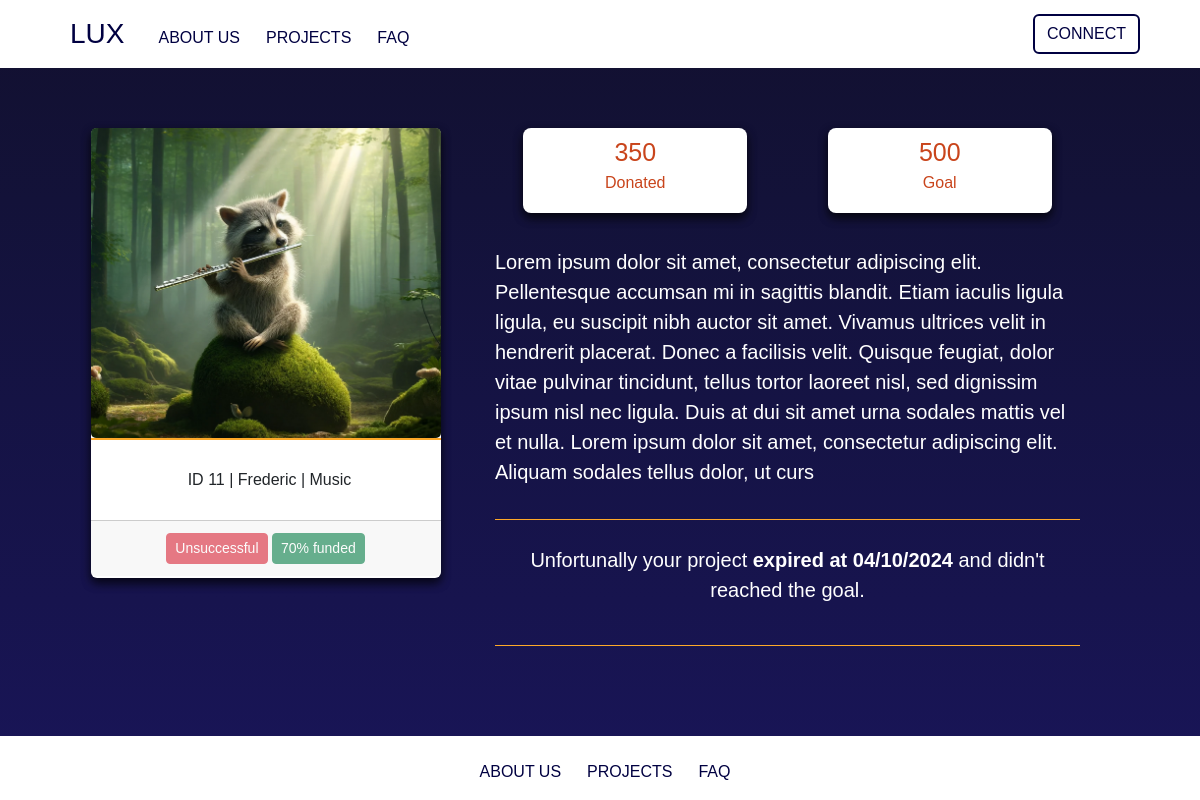
The page /project/11 on the database its author committed.
### tables this page shows
CREATE TABLE projects (
    id INTEGER PRIMARY KEY AUTOINCREMENT,
    public_key TEXT NOT NULL,
    name TEXT NOT NULL,
    category TEXT NOT NULL,
    created_at DATETIME NOT NULL,
    status TEXT NOT NULL,
    goal INTEGER NOT NULL,
    expire_date DATETIME NOT NULL,
    image_path TEXT NOT NULL,
    description TEXT NOT NULL
);

### app.py (the view, shortened to what this page needs)
@app.route("/project/<int:project_id>", methods=["GET", "POST"])
def project_page(project_id):
    try:
        project = search_project_by_id(project_id)
    except Exception as e:
        print(str(e))
        return handle_response(str(e))
    return render_template('project.html', project=project)

### app.py (called while the page is built)
@app.context_processor
def global_variables():
    return dict(
        categories_list=categories_list,
        status_list=status_list,
        admin_account=admin_account
    )

@app.after_request
def after_request(response):
    response.headers["Cache-Control"] = "no-cache, no-store, must-revalidate"
    response.headers["Expires"] = 0
    response.headers["Pragma"] = "no-cache"
    return response

### config.py (called while the page is built)
def get_db_connection():
    conn = sqlite3.connect(database_path)
    conn.row_factory = sqlite3.Row
    return conn

### helpers.py (called while the page is built)
def fetch_query(query, params=()):
    try:
        conn = get_db_connection()
        cursor = conn.cursor()
        if not isinstance(params, tuple):
            params = (params,)
        cursor.execute(query, params)
        return [dict(row) for row in cursor.fetchall()]
    except Exception as e:
        print(f"Error in fetch query execution: {e}")
        return []
    finally:
        if cursor:
            cursor.close()
        if conn:
            conn.close()

def format_date(date_str, to_type):
    if to_type == "long_string":
        return f"{date_str} 23:59:59"
    if to_type == "medium_string":
        try:
            date = datetime.strptime(date_str.split(" ")[0], "%Y-%m-%d")
            return date.strftime("%m/%d/%Y")
        except ValueError as e:
            raise ValueError(f"Error formatting date: {str(e)}")
        except Exception as e:
            raise Exception(f"Unexpected error in formatting date: {str(e)}")

def calculate_total_donations(projects_list):
    try:
        query = "SELECT project_id, SUM(amount) as donations FROM transactions WHERE type = ? GROUP BY project_id"
        params = ("donation",)
        total_donations = fetch_query(query, params)
        donations_dict = {row['project_id']: row['donations'] for row in total_donations}
        for project in projects_list:
            project["total_donations"] = donations_dict.get(project["project_id"], 0)
        return projects_list
    except Exception as e:
        print("Error getting donations: ", str(e))

def calculate_project_progress(projects_list):
    try:
        projects_list = calculate_total_donations(projects_list)
        for project in projects_list:
            project["funding_progress"] = f'{math.floor(project["total_donations"] / project["goal"] * 100)}%'
        return projects_list
    except Exception as e:
        print("Error calculating project progress: ", str(e))
        return None

### templates/project.html (shortened to what this page needs)
{% extends "includes/layout.html" %}
{% block main %}
  <div class="container" id="projectPageContainer">
    <div class="row">
      <div class="col-lg-5 mb-3">
        <div class="card project-card">
          <img
            src="/{{ project['image_path'] }}"
            class="card-img"
            alt="project image"
          />
          <button disabled class="btn-orange w-100">
          </button>
          <div class="card-body d-flex w-100 justify-content-center">
            <p class="card-text fs-6 text-dark ms-2 my-auto">
              ID {{ project["project_id"] }} |
              {{ project["name"] }} |
              {{ project["category"] | capitalize }}
            </p>
          </div>
          <div class="card-footer">
            {% if project["status"].lower() == "active" %}
              <button disabled class="btn btn-primary btn-sm">
                {{ "Active" | capitalize }}
              </button>
              <button disabled class="btn btn-outline-dark btn-sm">
                {{ project["days_left"] }}
              </button>
            {% else %}
              <button disabled class="btn btn-danger btn-sm">
                {{ project["status"] | capitalize }}
              </button>
            {% endif %}
            <button disabled class="btn btn-success btn-sm">
              {{ project["funding_progress"] }} funded
            </button>
          </div>
        </div>
      </div>
      <div class="col-lg-7">
        <div class="row align-items-center">
          <div class="col justify-content-center">
            <div class="info-card">
              <div class="info-card-title">{{ project['total_donations'] }}</div>
              <p class="info-card-text">Donated</p>
            </div>
          </div>
          <div class="col justify-content-center">
            <div class="info-card">
              <div class="info-card-title">{{ project['goal'] }}</div>
              <p class="info-card-text">Goal</p>
            </div>
          </div>
        </div>
        <div class="row text-start mt-4">
          <div class="col">
            <p class="fs-5"> {{ project["description"] }} </p>
          </div>
        </div>
        <hr class="hr">
        {% if project["status"] == "active" %}
          {% if project["public_key"] != session["public_key"] %}
            <div class="row">
              <div class="col">
                <p class="fs-5">
                  This project is {{ project["funding_progress"] }}
                  funded and you can donate until {{ project["expire_date"] }}.
                </p>
              </div>
            </div>
            <div class="d-flex flex-column flex-md-row">
              <div class="col-sm my-auto">
                <button
                  type="button"
                  class="btn btn-white p-3"
                  id="backProjectButton"
                  data-bs-toggle="collapse"
                  data-bs-target="#donationCollapse"
                  aria-expanded="false"
                  aria-controls="collapseExample"
                  name="{{ session['public_key'] }}"
                  onclick="checkUser(this)"
                >
                  BACK THIS PROJECT
                </button>
              </div>
              <div class="vr"></div>
              <div class="col-sm">
                <div class="collapse pe-1" id="donationCollapse">
                  <form class="d-flex p-2">
                    <input required
                      type="number"
                      class="form-control mx-3 w-50"
                      id="donationAmount"
                      name="donationAmount"
                      min="1"
                      placeholder="Amount"
                    >
                    <button
                      type="submit"
                      class="btn btn-white"
                      id="donateButton"
                      onclick="processDonation()"
                    >
                      DONATE
                    </button>
                  </form>
                </div>
              </div>
            </div>
          {% else %}
            <div class="row">
              <div class="col">
                <p class="fs-5">
                  Your project's goal wasn't reached yet, but you have until
                  {{ project["expire_date"] }} to receive donations.
                </p>
                <button
                  class="btn btn-outline-orange mx-auto btn-medium"
                  data-bs-toggle="modal"
                  data-bs-target="#editProjectModal"
                >
                  EDIT PROJECT
                </button>
                <button
                  class="btn btn-outline-orange mx-auto btn-medium ms-5"
                  data-bs-toggle="modal"
                  data-bs-target="#cancelProjectModal"
                >
                  CANCEL PROJECT
                </button>
              </div>
            </div>
          {% endif %}
        {% else %}
          <div class="row">
            <div class="col">
              <p class="fs-5">
                {% if project["status"] == "funded" %}
                    Congrats! Your project expired at {{ project["expire_date"] }}
                    and reached <b>{{ project["donations"] }} donations</b>.
                {% elif project["status"] == "fund" %}
                    Congrats! Your project expired at {{ project["expire_date"] }}
                    and reached <b>{{ project["donations"] }} donations</b>.
                    Soon your funds will be tranfered to your Stellar account.
                {% else %}
                    Unfortunally your project <b>expired at {{ project["expire_date"] }}
                    </b> and didn't reached the goal.
                {% endif %}
              </p>
            </div>
          </div>
        {% endif %}
        <hr class="mt-4">
      </div>
    </div>
{% endblock %}

### static/styles.css (style rules this page uses)
html { min-height: 100%; }
body { background: linear-gradient(180deg, #0d062d, #1c0a6b); background-image: linear-gradient( to bottom, #12102f, #131239, #151344, #17144e, #191559 ); background-size: cover; color: white; display: flex; flex-direction: column; font-family: "Trebuchet MS", sans-serif; min-width: 100%; text-align: center; min-height: 100vh; }
hr { color: #fea928; height: 10px; opacity: 1; }
.text-dark { color: #050b3a; }
.project-card { align-items: center; border: transparent; box-shadow: 0 4px 10px 0 rgba(0, 0, 0, 0.5), 0 6px 10px 0 rgba(0, 0, 0, 0.4); height: 100%; margin:auto; max-height: 450px; max-width: 350px; text-align: center; }
.card-img { height: 310px; width: 100%; object-fit: cover; }
.card-body { max-height: 80px;; }
.card-footer { padding: 12px 10px; max-height: 60px; overflow: hidden; width: 100% }
.card-text { font-size: min(14px, 6vw); }
.info-card { align-items: center; background-color: white; border-radius: 0.5rem; box-shadow: 0 4px 10px 0 rgba(0, 0, 0, 0.5), 0 6px 10px 0 rgba(0, 0, 0, 0.4); color: #c9451c; margin: auto; margin-bottom: 10px; padding: 2%; text-align: center; max-height: 85px; max-width: 80%; min-width: 170px; }
.info-card-title { font-size: 25px; }
.btn-orange { background: #fea928; border: none; color: white; }
#projectPageContainer { margin-top: 5%; min-height: 100%; min-width: 100%; padding-left: 5%; padding-right: 10%; text-align: center; }

### rows shown on the page
projects: project_id "11", name "Frederic", category "Music", status "Unsuccessful", goal "500", description "Lorem ipsum dolor sit amet, consectetur adipiscing elit. Pellentesque accumsan mi in sagittis blandit. Etiam iaculis ligula ligula, eu suscipit nibh auctor sit amet. Vivamus ultrices velit in hendrerit placerat. Donec a facilisis velit. Quisque feugiat, dolor vitae pulvinar tincidunt, tellus tortor laoreet nisl, sed dignissim ipsum nisl nec ligula. Duis at dui sit amet urna sodales mattis vel et nulla. Lorem ipsum dolor sit amet, consectetur adipiscing elit. Aliquam sodales tellus dolor, ut curs", expire_date "04/10/2024"

### other values the page prints
{{ project["funding_progress"] }} "70%"
{{ project['total_donations'] }} "350"
